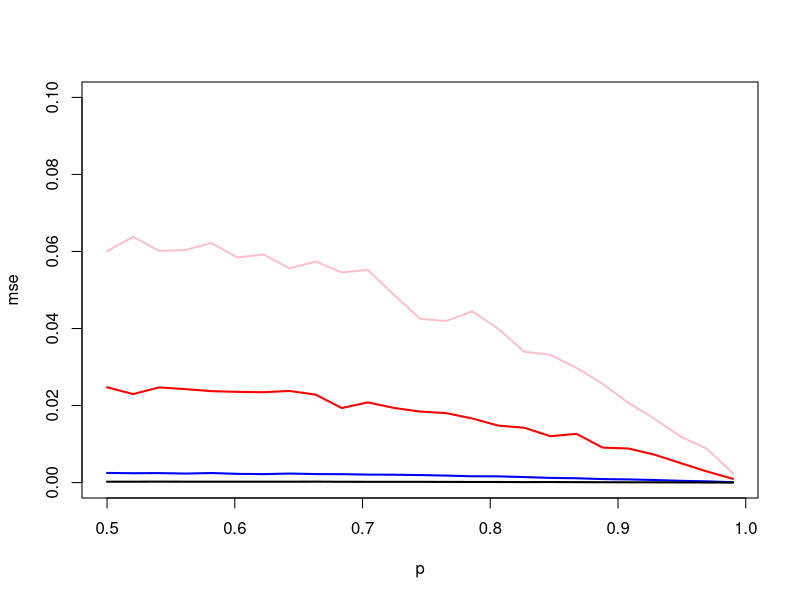
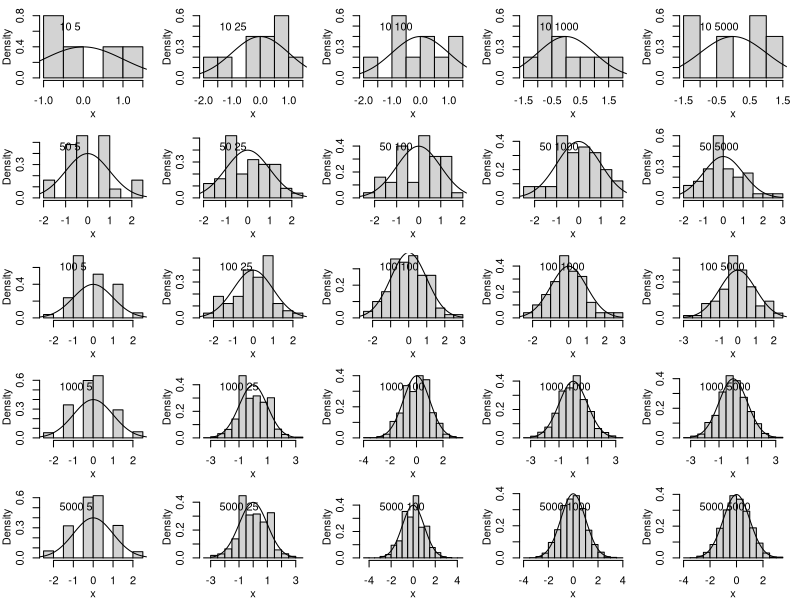

The R script that drew these images, in order:
##bernoulli distribution
##how good of an estimate of p is the mean? interplay between the magnitude of p and the sample size

p.est<-list()
for (N in c(4,10,100,1000)) {
    for (p in seq(0.5,0.99,length.out=25)) {
        m<-numeric()
        for (i in 1:1000) {
            coins<-rbinom(N,1,p)
            m[i]<-mean(coins)
        }
        p.est[[paste(N,p)]]<-c(N,p,mean((m-p)^2))
    }
}

x<-data.frame(do.call("rbind",p.est))
L<-split(x,x[,1])
cols<-c("pink","red","blue","black")
plot(NULL,ylim=c(0,0.1),xlim=range(x[,2]),xlab='p',ylab='mse')
for (i in 1:length(L)) lines(L[[i]][,-1],lwd=2,col=cols[i])

##the binomial distribution

##the CLT
fun<-function(N,n,p=0.5) { #N is the number of people, n is the number of tosses per person
    x<-rbinom(N,n,p)
    x<-(x-mean(x))/sd(x)
    hist(x,main='',freq=FALSE)
    xv<-seq(-3,3,length.out=1000)
    lines(xv,dnorm(xv))
    legend("topleft",bty='n',paste(N,n))
}
par(mfrow=c(5,5),mar=c(3,3,1,1),mgp=c(2,1,0),oma=rep(0,4))
for (N in c(10,50,100,1000,5000)) for (n in c(5,25,100,1000,5000)) fun(N,n)
